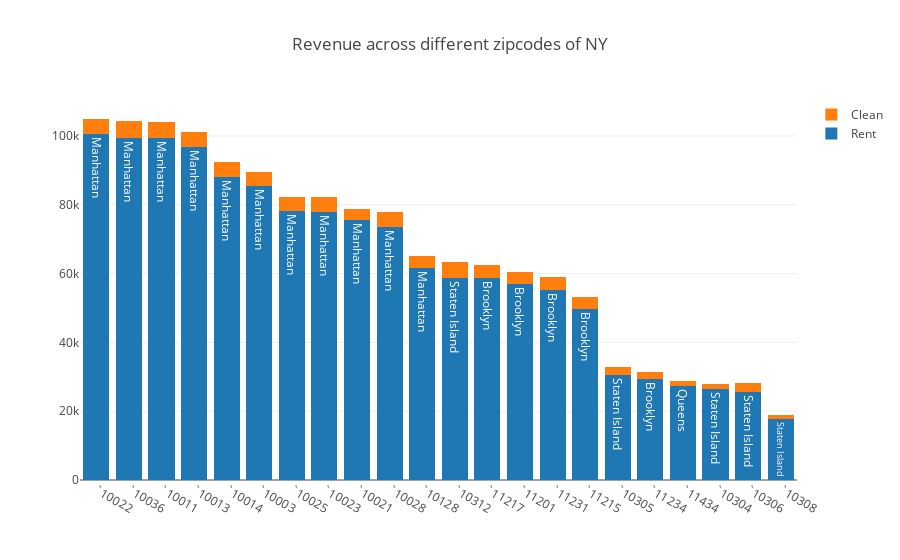

The cell this chart's notebook holds for it:
### Markdown cell above
Now, let's visualize the Revenue and ROI of each zipcode with any number of listings.

### Code cell
Revenue_Margin_Data = Investment_Return_Fun(Revenue_Data, Forecasted_Data,min_listings=1, max_listings=500)
Revenue_Margin_Data.sort_values(['Revenue_rent'], ascending=False,inplace=True)
zipcode=['`'+str(z) for z in Revenue_Margin_Data.zipcode]
trace1= go.Bar(
    x=zipcode,
    y=Revenue_Margin_Data.Revenue_rent,
    text=Revenue_Margin_Data.neighbourhood,
    name ='Rent')
trace2= go.Bar(
    x=zipcode,
    y=Revenue_Margin_Data.Revenue_clean,
    name='Clean')
data=[trace1, trace2]
layout = go.Layout(
    autosize=True,
    barmode='stack',
    title='Revenue across different zipcodes of NY',
)
fig = go.Figure(data=data, layout=layout)
iplot(fig)

### Figure 1 — Plotly figure (JSON) as saved in the notebook; plotly's stock layout.template omitted (floating-point values rounded to 4 significant figures)
{"data": [{"name": "Rent", "text": ["Manhattan", "Manhattan", "Manhattan", "Manhattan", "Manhattan", "Manhattan", "Manhattan", "Manhattan", "Manhattan", "Manhattan", "Manhattan", "Staten Island", "Brooklyn", "Brooklyn", "Brooklyn", "Brooklyn", "Staten Island", "Brooklyn", "Queens", "Staten Island", "Staten Island", "Staten Island"], "type": "bar", "uid": "fc14997e-c3dc-42bd-9bc4-edb0db43bc37", "x": ["`10022", "`10036", "`10011", "`10013", "`10014", "`10003", "`10025", "`10023", "`10021", "`10028", "`10128", "`10312", "`11217", "`11201", "`11231", "`11215", "`10305", "`11234", "`11434", "`10304", "`10306", "`10308"], "y": [100500.0, 99550.0, 99260.0, 96900.0, 88200.0, 85530.0, 78290.0, 77920.0, 75710.0, 73600.0, 61700.0, 58860.0, 58830.0, 56990.0, 55200.0, 49750.0, 30450.0, 29380.0, 27220.0, 26550.0, 25460.0, 17790.0]}, {"name": "Clean", "type": "bar", "uid": "f44a0897-f700-4e44-8bea-a8fe40b25251", "x": ["`10022", "`10036", "`10011", "`10013", "`10014", "`10003", "`10025", "`10023", "`10021", "`10028", "`10128", "`10312", "`11217", "`11201", "`11231", "`11215", "`10305", "`11234", "`11434", "`10304", "`10306", "`10308"], "y": [4383.0, 4688.0, 4767.0, 4378.0, 4249.0, 4061.0, 4072.0, 4371.0, 3172.0, 4312.0, 3294.0, 4570.0, 3722.0, 3572.0, 3729.0, 3431.0, 2338.0, 2091.0, 1567.0, 1444.0, 2780.0, 1069.0]}], "layout": {"autosize": true, "barmode": "stack", "title": {"text": "Revenue across different zipcodes of NY"}}}
